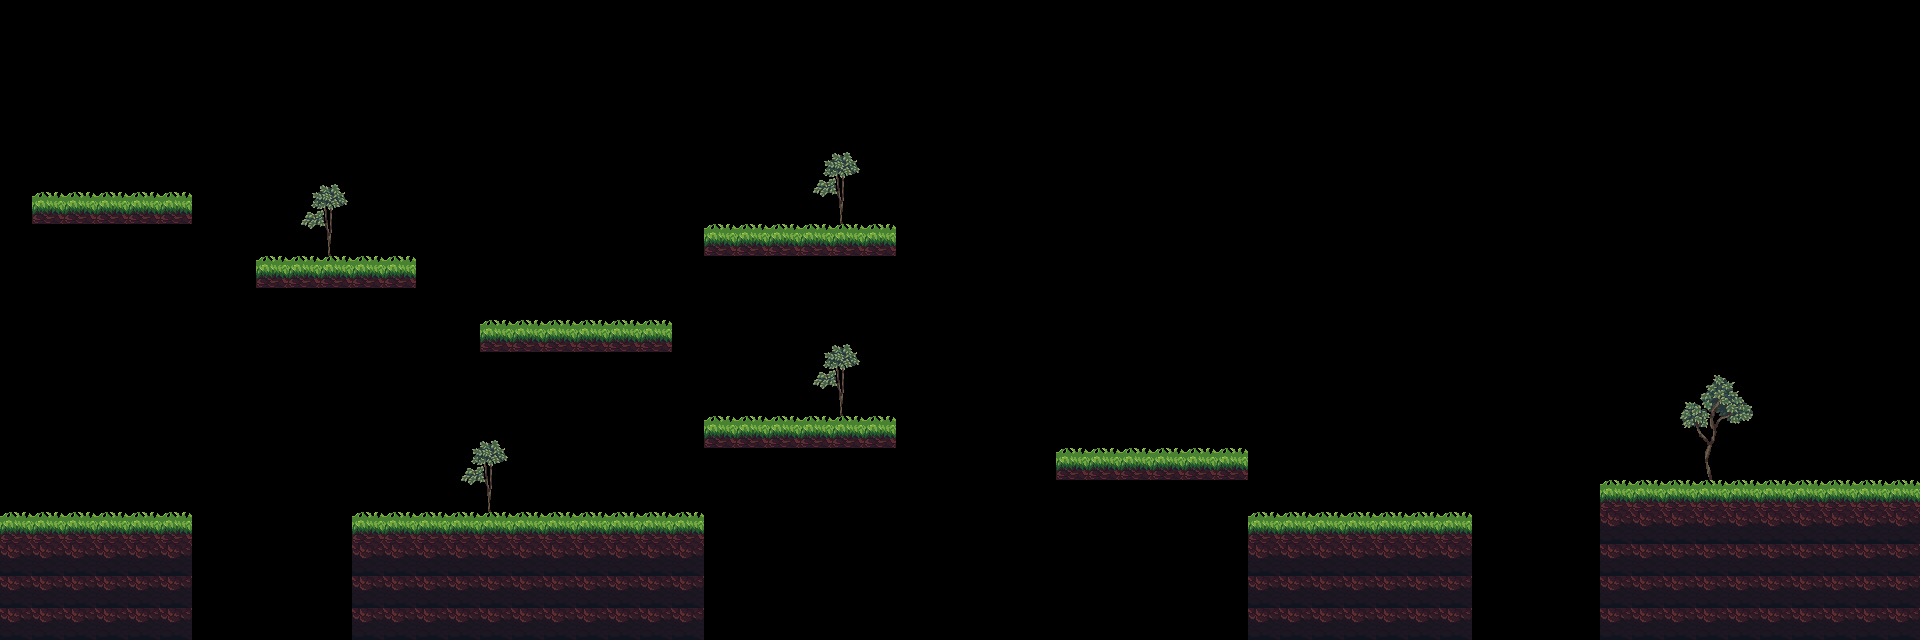

Rendered tile map (Tiled .tmx) drawn with the repository's tilesets; below, a short description and the full map source, tile grids included:
An orthogonal 60x20 tile map with 32x32 px tiles, 1 tile layer (background), 2 tilesets and 27 objects (10x coin, 4x floor, player, medusa, suriken).

<map version="1.10" tiledversion="1.11.0" orientation="orthogonal" renderorder="right-down" width="60" height="20" tilewidth="32" tileheight="32" infinite="0" nextlayerid="7" nextobjectid="35">
 <tileset firstgid="1" name="32x32WoodsItchio" tilewidth="32" tileheight="32" tilecount="1566" columns="58">
  <image source="../images/32x32WoodsItchio.png" width="1857" height="890" />
 </tileset>
 <tileset firstgid="1567" name="Tileset" tilewidth="32" tileheight="32" tilecount="180" columns="15">
  <image source="../images/Tileset.png" width="480" height="384" />
 </tileset>
 <layer id="1" name="background" width="60" height="20">
  <data encoding="csv">
0,0,0,0,0,0,0,0,0,0,0,0,0,0,0,0,0,0,0,0,0,0,0,0,0,0,0,0,0,0,0,0,0,0,0,0,0,0,0,0,0,0,0,0,0,0,0,0,0,0,0,0,0,0,0,0,0,0,0,0,
0,0,0,0,0,0,0,0,0,0,0,0,0,0,0,0,0,0,0,0,0,0,0,0,0,0,0,0,0,0,0,0,0,0,0,0,0,0,0,0,0,0,0,0,0,0,0,0,0,0,0,0,0,0,0,0,0,0,0,0,
0,0,0,0,0,0,0,0,0,0,0,0,0,0,0,0,0,0,0,0,0,0,0,0,0,0,0,0,0,0,0,0,0,0,0,0,0,0,0,0,0,0,0,0,0,0,0,0,0,0,0,0,0,0,0,0,0,0,0,0,
0,0,0,0,0,0,0,0,0,0,0,0,0,0,0,0,0,0,0,0,0,0,0,0,0,0,0,0,0,0,0,0,0,0,0,0,0,0,0,0,0,0,0,0,0,0,0,0,0,0,0,0,0,0,0,0,0,0,0,0,
0,0,0,0,0,0,0,0,0,0,0,0,0,0,0,0,0,0,0,0,0,0,0,0,0,1682,1683,0,0,0,0,0,0,0,0,0,0,0,0,0,0,0,0,0,0,0,0,0,0,0,0,0,0,0,0,0,0,0,0,0,
0,0,0,0,0,0,0,0,0,1682,1683,0,0,0,0,0,0,0,0,0,0,0,0,0,0,1697,1698,0,0,0,0,0,0,0,0,0,0,0,0,0,0,0,0,0,0,0,0,0,0,0,0,0,0,0,0,0,0,0,0,0,
0,183,183,183,183,183,0,0,0,1697,1698,0,0,0,0,0,0,0,0,0,0,0,0,0,0,1712,1713,0,0,0,0,0,0,0,0,0,0,0,0,0,0,0,0,0,0,0,0,0,0,0,0,0,0,0,0,0,0,0,0,0,
0,0,0,0,0,0,0,0,0,1712,1713,0,0,0,0,0,0,0,0,0,0,0,183,183,183,183,183,183,0,0,0,0,0,0,0,0,0,0,0,0,0,0,0,0,0,0,0,0,0,0,0,0,0,0,0,0,0,0,0,0,
0,0,0,0,0,0,0,0,183,183,183,183,183,0,0,0,0,0,0,0,0,0,0,0,0,0,0,0,0,0,0,0,0,0,0,0,0,0,0,0,0,0,0,0,0,0,0,0,0,0,0,0,0,0,0,0,0,0,0,0,
0,0,0,0,0,0,0,0,0,0,0,0,0,0,0,0,0,0,0,0,0,0,0,0,0,0,0,0,0,0,0,0,0,0,0,0,0,0,0,0,0,0,0,0,0,0,0,0,0,0,0,0,0,0,0,0,0,0,0,0,
0,0,0,0,0,0,0,0,0,0,0,0,0,0,0,183,183,183,183,183,183,0,0,0,0,1682,1683,0,0,0,0,0,0,0,0,0,0,0,0,0,0,0,0,0,0,0,0,0,0,0,0,0,0,0,0,0,0,0,0,0,
0,0,0,0,0,0,0,0,0,0,0,0,0,0,0,0,0,0,0,0,0,0,0,0,0,1697,1698,0,0,0,0,0,0,0,0,0,0,0,0,0,0,0,0,0,0,0,0,0,0,0,0,0,0,1685,1686,0,0,0,0,0,
0,0,0,0,0,0,0,0,0,0,0,0,0,0,0,0,0,0,0,0,0,0,0,0,0,1712,1713,0,0,0,0,0,0,0,0,0,0,0,0,0,0,0,0,0,0,0,0,0,0,0,0,0,1699,1700,1701,0,0,0,0,0,
0,0,0,0,0,0,0,0,0,0,0,0,0,0,1682,1683,0,0,0,0,0,0,183,183,183,183,183,183,0,0,0,0,0,0,0,0,0,0,0,0,0,0,0,0,0,0,0,0,0,0,0,0,1714,1715,1716,0,0,0,0,0,
0,0,0,0,0,0,0,0,0,0,0,0,0,0,1697,1698,0,0,0,0,0,0,0,0,0,0,0,0,0,0,0,0,0,183,183,183,183,183,183,0,0,0,0,0,0,0,0,0,0,0,0,0,0,1730,1731,0,0,0,0,0,
0,0,0,0,0,0,0,0,0,0,0,0,0,0,1712,1713,0,0,0,0,0,0,0,0,0,0,0,0,0,0,0,0,0,0,0,0,0,0,0,0,0,0,0,0,0,0,0,0,0,0,183,183,183,183,183,183,183,183,183,183,
183,183,183,183,183,183,0,0,0,0,0,183,183,183,183,183,183,183,183,183,183,183,0,0,0,0,0,0,0,0,0,0,0,0,0,0,0,0,0,183,183,183,183,183,183,183,0,0,0,0,241,241,241,241,241,241,241,241,241,241,
241,241,241,241,241,241,0,0,0,0,0,241,241,241,241,241,241,241,241,241,241,241,0,0,0,0,0,0,0,0,0,0,0,0,0,0,0,0,0,241,241,241,241,241,241,241,0,0,0,0,241,241,241,241,241,241,241,241,241,241,
241,241,241,241,241,241,0,0,0,0,0,241,241,241,241,241,241,241,241,241,241,241,0,0,0,0,0,0,0,0,0,0,0,0,0,0,0,0,0,241,241,241,241,241,241,241,0,0,0,0,241,241,241,241,241,241,241,241,241,241,
241,241,241,241,241,241,0,0,0,0,0,241,241,241,241,241,241,241,241,241,241,241,0,0,0,0,0,0,0,0,0,0,0,0,0,0,0,0,0,241,241,241,241,241,241,241,0,0,0,0,241,241,241,241,241,241,241,241,241,241
</data>
 </layer>
 <objectgroup id="2" name="spawn">
  <object id="1" type="player" x="63.9742" y="377.159" width="72" height="62" />
 </objectgroup>
 <objectgroup id="3" name="ground">
  <object id="2" x="32.9685" y="194.181" width="159.006" height="29.9955" rotation="359.87" />
  <object id="3" x="256.5" y="256" width="158.5" height="31" />
  <object id="4" x="479" y="320.5" width="192" height="32.5" />
  <object id="5" x="705" y="227" width="190" height="30" />
  <object id="6" x="705" y="418.5" width="191" height="29.5" />
  <object id="7" x="352" y="515" width="351.5" height="135.743" />
  <object id="8" x="-8.5" y="516.5" width="200" height="136.305" />
  <object id="9" x="1057" y="449.5" width="190" height="23.5" />
  <object id="10" x="1248" y="516.5" width="224" height="130.895" />
  <object id="11" x="1600.5" y="483.5" width="339.608" height="168.743" />
  <object id="12" type="floor" x="-89.3333" y="0" width="93.3333" height="648" />
  <object id="13" type="floor" x="-92" y="-52" width="2019.33" height="67.3333" />
  <object id="14" type="floor" x="1916" y="-36" width="91" height="689" />
  <object id="15" type="floor" x="-88" y="634" width="2094" height="70" />
 </objectgroup>
 <objectgroup id="4" name="coin">
  <object id="16" type="coin" x="495" y="393" width="37" height="31" />
  <object id="17" type="coin" x="445.333" y="450" width="37" height="30" />
  <object id="18" type="coin" x="543" y="447" width="41" height="30" />
  <object id="19" type="coin" x="777" y="377" width="42" height="34" />
  <object id="20" type="coin" x="547" y="248" width="39" height="33" />
  <object id="21" type="coin" x="782" y="158" width="48" height="40" />
  <object id="22" type="coin" x="94" y="129" width="36" height="37" />
  <object id="23" type="coin" x="1686" y="386" width="39" height="36" />
  <object id="24" type="coin" x="1340" y="419" width="44" height="38" />
  <object id="25" type="coin" x="1816" y="380" width="41" height="36" />
 </objectgroup>
 <objectgroup id="5" name="monsters">
  <object id="33" type="medusa" x="941" y="593" width="62" height="42">
   <properties>
    <property name="isVertical" type="bool" value="false" />
    <property name="offNeg" type="float" value="7" />
    <property name="offPos" type="float" value="7" />
   </properties>
  </object>
  <object id="34" type="suriken" x="1139" y="447" width="32" height="42">
   <properties>
    <property name="isVertical" type="bool" value="false" />
    <property name="offNeg" type="float" value="2" />
    <property name="offPos" type="float" value="2" />
   </properties>
  </object>
 </objectgroup>
</map>
